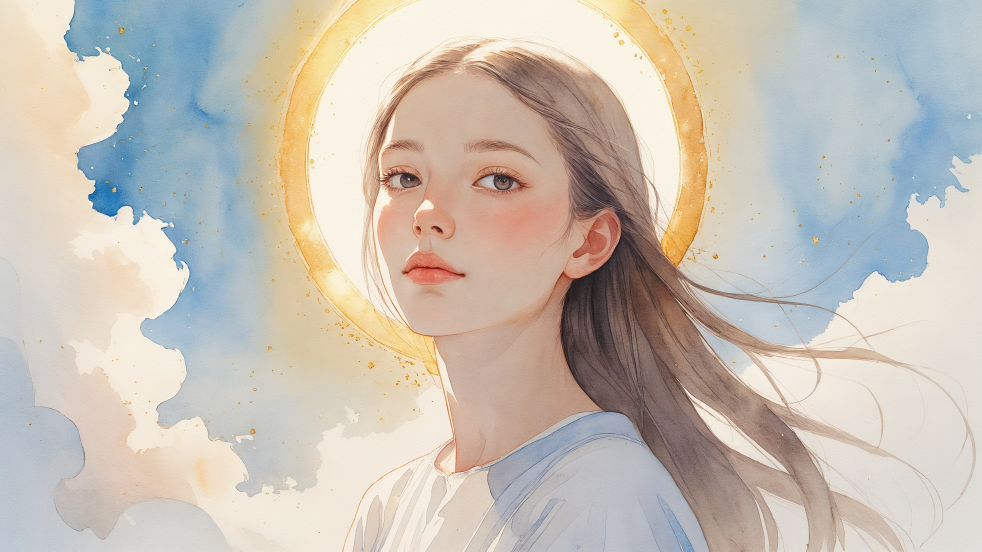
#> input picture kanal/done/psalm 1 - done/images/0m00s-0m10s.jpg, 2944 x 1656 px (shown at 1/3 size)
$ python generuj_miniature.py '../../kanal/done/psalm 1 - done/images/0m00s-0m10s.jpg' '../../kanal/done/psalm 1 - done/images/0m10s-0m23s.jpg' '../../kanal/done/psalm 1 - done/images/0m10s-0m23s.jpg'
#> lines starting #> are read from the running program, lines starting #| are printed output that depends on the picture
#> in make_thumbnail, base is the input picture: PIL image 2944x1656 RGB; mean R, G, B 200.3, 191.9, 181.7
"""
Generator miniatury (Etap 7) — patrz instrukcje/etap7-miniatura.md.

Użycie:
    python3 generuj_miniature.py <klatka_ze_stage5.jpg> <numer_psalmu> <plik_wyjsciowy.jpg>

Klatka wejściowa to plik już istniejący w images/ (po Etapie 5), wskazany
w prompty.md adnotacją "baza miniatury" — niekoniecznie pierwszy kadr,
nie trzeba nic wyciągać przez ffmpeg.
"""

import sys
import colorsys
from PIL import Image, ImageDraw, ImageFont, ImageFilter

FONT_PATH = "/Applications/HP.app/Contents/Frameworks/ImageEditor.framework/Versions/A/Resources/Lora-Regular.ttf"
W, H = 1280, 720

PSALM_SIZE = 130
SPIEWANY_SIZE = 105
PADDING = 26
LEFT_MARGIN = 45
BOTTOM_MARGIN = 35
PANEL_OPACITY = int(round(255 * 0.80))
PANEL_RADIUS = 30
LINE_GAP = 8

IVORY = (255, 255, 240)
WHITE = (255, 255, 255)
SHADOW = (0, 0, 0, 140)


def dominant_hue(img):
    small = img.convert("RGB").resize((160, 90))
    hue_weight = {}
    for r, g, b in small.getdata():
        h, s, v = colorsys.rgb_to_hsv(r / 255, g / 255, b / 255)
        if s < 0.15 or v < 0.15 or v > 0.97:
            continue
        bucket = int(h * 36)
        hue_weight[bucket] = hue_weight.get(bucket, 0) + s
    if not hue_weight:
        return 0.5
    best = max(hue_weight, key=hue_weight.get)
    return best / 36


def panel_color(hue):
    r, g, b = colorsys.hls_to_rgb(hue, 0.18, 0.45)
    return (int(r * 255), int(g * 255), int(b * 255), PANEL_OPACITY)


def cover_resize(img, target_w, target_h):
#> called with target_w = 1280, target_h = 720
    src_w, src_h = img.size
    src_ratio = src_w / src_h
    target_ratio = target_w / target_h
    if src_ratio > target_ratio:
        new_h = target_h
        new_w = int(new_h * src_ratio)
    else:
        new_w = target_w
        new_h = int(new_w / src_ratio)
    img = img.resize((new_w, new_h), Image.LANCZOS)
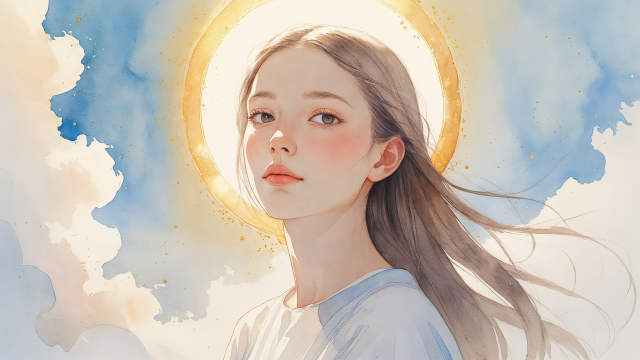
#> img: PIL image 1280x720 RGB (shown at 1/2 size); mean R, G, B 200.3, 191.9, 181.7
    left = (new_w - target_w) // 2
    top = (new_h - target_h) // 2
    return img.crop((left, top, left + target_w, top + target_h))


def make_thumbnail(frame_path, psalm_number, out_path):
    base = Image.open(frame_path)
    base = cover_resize(base, W, H).convert("RGB")

    hue = dominant_hue(base)
#> in dominant_hue, `small = img.convert("RGB").resize((160, 90))`:
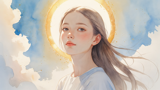
#> small: PIL image 160x90 RGB; mean R, G, B 200.3, 191.9, 181.7
#> the loop in dominant_hue, `for r, g, b in small.getdata():` made 14400 passes
#> (r, g, b, h, s, v, bucket) on passes 13 to 15: (157, 182, 194, 0.554, 0.191, 0.761, 19), (135, 172, 193, 0.56, 0.301, 0.757, 20), (128, 170, 196, 0.564, 0.347, 0.769, 20)
#> after the loop in dominant_hue, `for r, g, b in small.getdata():`: hue_weight = 14 items
#> in dominant_hue, `best = max(hue_weight, key=hue_weight.get)`: best = 2
#> hue = 0.0556
    fill = panel_color(hue)
#> in panel_color, `r, g, b = colorsys.hls_to_rgb(hue, 0.18, 0.45)`: r = 0.261; g = 0.153; b = 0.099
#> fill = (66, 39, 25, 204)

    font_psalm = ImageFont.truetype(FONT_PATH, PSALM_SIZE)
    font_spiewany = ImageFont.truetype(FONT_PATH, SPIEWANY_SIZE)

    tmp_draw = ImageDraw.Draw(base)
    line1 = f"Psalm {psalm_number}"
    line2 = "śpiewany"

    b1 = tmp_draw.textbbox((0, 0), line1, font=font_psalm)
#> b1 = (0, 22, 4149, 148)
    b2 = tmp_draw.textbbox((0, 0), line2, font=font_spiewany)
#> b2 = (0, 14, 494, 120)
    w1, h1 = b1[2] - b1[0], b1[3] - b1[1]
#> w1 = 4149; h1 = 126
    w2, h2 = b2[2] - b2[0], b2[3] - b2[1]
#> w2 = 494; h2 = 106
    block_w = max(w1, w2)
#> block_w = 4149
    block_h = h1 + LINE_GAP + h2
#> block_h = 240

    panel_left = LEFT_MARGIN
    panel_top = H - BOTTOM_MARGIN - block_h - 2 * PADDING
#> panel_top = 393
    panel_right = panel_left + block_w + 2 * PADDING
#> panel_right = 4246
    panel_bottom = panel_top + block_h + 2 * PADDING
#> panel_bottom = 685

    overlay = Image.new("RGBA", base.size, (0, 0, 0, 0))
#> overlay: PIL image 1280x720 RGBA; every value is 0
    odraw = ImageDraw.Draw(overlay)

    shadow_offset = 10
    shadow_box = [
        panel_left + shadow_offset,
        panel_top + shadow_offset,
        panel_right + shadow_offset,
        panel_bottom + shadow_offset,
    ]
#> shadow_box = [55, 403, 4256, 695]
    odraw.rounded_rectangle(shadow_box, radius=PANEL_RADIUS, fill=SHADOW)
    overlay = overlay.filter(ImageFilter.GaussianBlur(12))
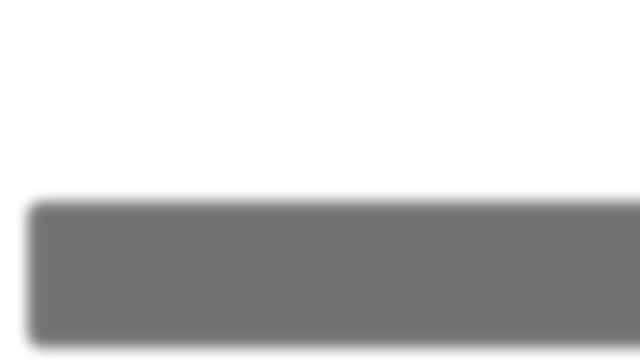
#> overlay: PIL image 1280x720 RGBA (shown at 1/2 size); mean R, G, B, A 0, 0, 0, 54.5; transparent parts drawn white
    odraw = ImageDraw.Draw(overlay)

    odraw.rounded_rectangle(
        [panel_left, panel_top, panel_right, panel_bottom],
        radius=PANEL_RADIUS,
        fill=fill,
    )

    text_x1 = panel_left + PADDING + (block_w - w1) / 2
#> text_x1 = 71
    text_x2 = panel_left + PADDING + (block_w - w2) / 2
#> text_x2 = 1898.5
    text_y1 = panel_top + PADDING - b1[1]
#> text_y1 = 397
    text_y2 = text_y1 + h1 + LINE_GAP - (b2[1] - b1[1])
#> text_y2 = 539

    text_shadow_offset = 3
    odraw.text((text_x1 + text_shadow_offset, text_y1 + text_shadow_offset), line1, font=font_psalm, fill=(0, 0, 0, 120))
    odraw.text((text_x2 + text_shadow_offset, text_y2 + text_shadow_offset), line2, font=font_spiewany, fill=(0, 0, 0, 120))

    odraw.text((text_x1, text_y1), line1, font=font_psalm, fill=IVORY + (255,))
    odraw.text((text_x2, text_y2), line2, font=font_spiewany, fill=WHITE + (255,))

    result = Image.alpha_composite(base.convert("RGBA"), overlay).convert("RGB")
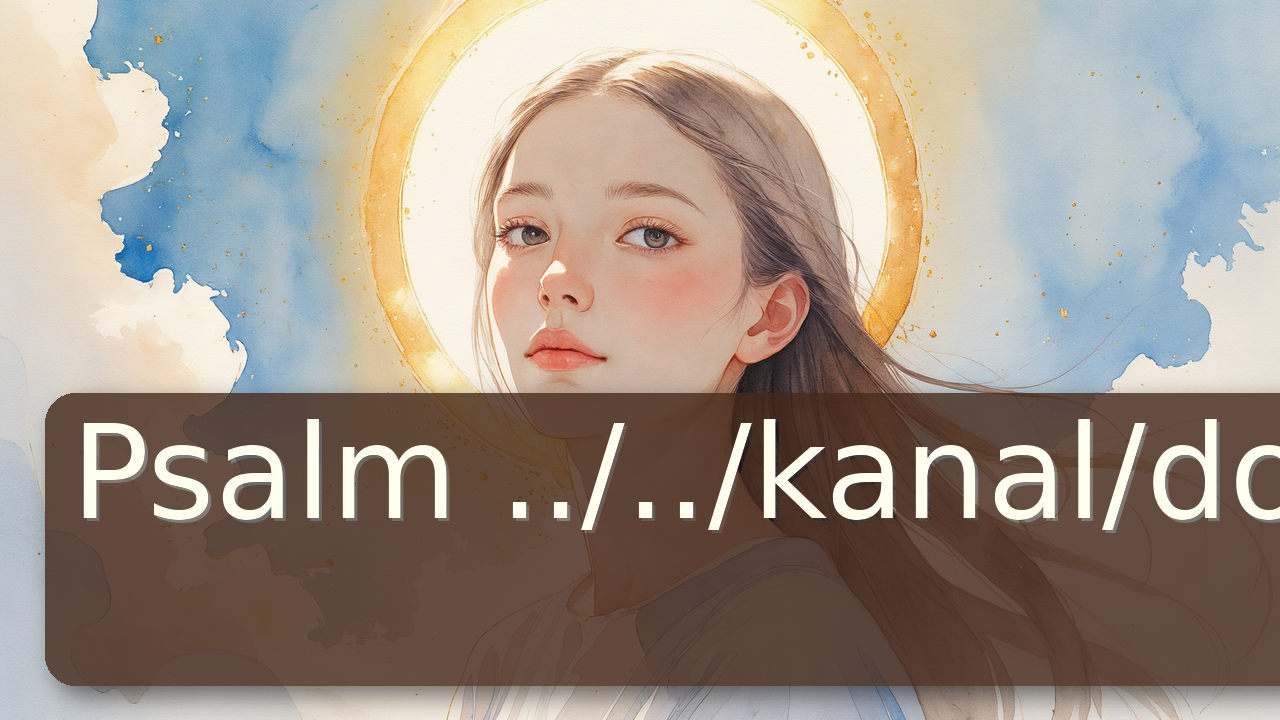
#> result: PIL image 1280x720 RGB; mean R, G, B 160.5, 148.4, 137
    result.save(out_path, quality=95)
    print(f"saved {out_path} (hue={hue:.2f}, panel_fill_rgb={fill[:3]})")
#| saved ../../kanal/done/psalm 1 - done/images/0m10s-0m23s.jpg (hue=0.06, panel_fill_rgb=(66, 39, 25))


if __name__ == "__main__":
    frame_path, psalm_number, out_path = sys.argv[1], sys.argv[2], sys.argv[3]
    make_thumbnail(frame_path, psalm_number, out_path)

$ run again, on kanal/done/psalm 1 - done/images/0m51s-1m01s.jpg
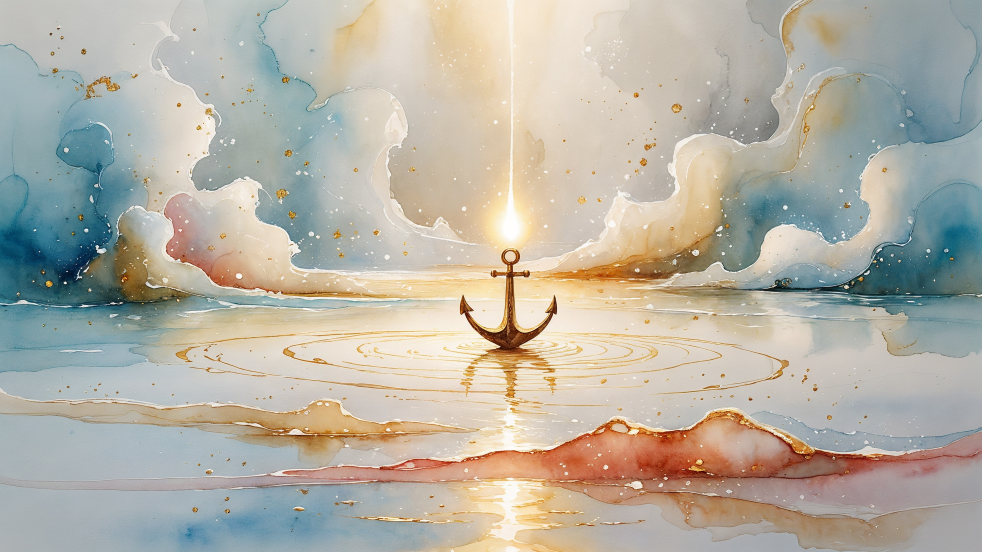
#> input picture kanal/done/psalm 1 - done/images/0m51s-1m01s.jpg, 2944 x 1656 px (shown at 1/3 size)
#> in make_thumbnail, base is the input picture: PIL image 2944x1656 RGB; mean R, G, B 181.4, 177.2, 165.6
#> in dominant_hue, `small = img.convert("RGB").resize((160, 90))`:
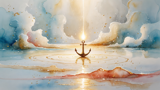
#> small: PIL image 160x90 RGB; mean R, G, B 181.4, 177.2, 165.6
#> the loop in dominant_hue, `for r, g, b in small.getdata():` made 14400 passes
#> (r, g, b, h, s, v) on passes 1 to 3: (195, 196, 191, 0.2, 0.0255, 0.769), (194, 195, 190, 0.2, 0.0256, 0.765), (194, 194, 190, 0.167, 0.0206, 0.761)
#> after the loop in dominant_hue, `for r, g, b in small.getdata():`: hue_weight = 22 items
#> best = 3
#> hue = 0.0833
#> in panel_color, `r, g, b = colorsys.hls_to_rgb(hue, 0.18, 0.45)`: r = 0.261; g = 0.18; b = 0.099
#> fill = (66, 45, 25, 204)
#> b1 = (0, 22, 4149, 148)
#> b2 = (0, 14, 494, 120)
#> w1 = 4149; h1 = 126
#> w2 = 494; h2 = 106
#> block_w = 4149
#> block_h = 240
#> panel_top = 393
#> panel_right = 4246
#> panel_bottom = 685
#> shadow_box = [55, 403, 4256, 695]
#> text_x1 = 71
#> text_x2 = 1898.5
#> text_y1 = 397
#> text_y2 = 539
#> in make_thumbnail, `result = Image.alpha_composite(base.convert("RGBA"), overlay).convert(..`:
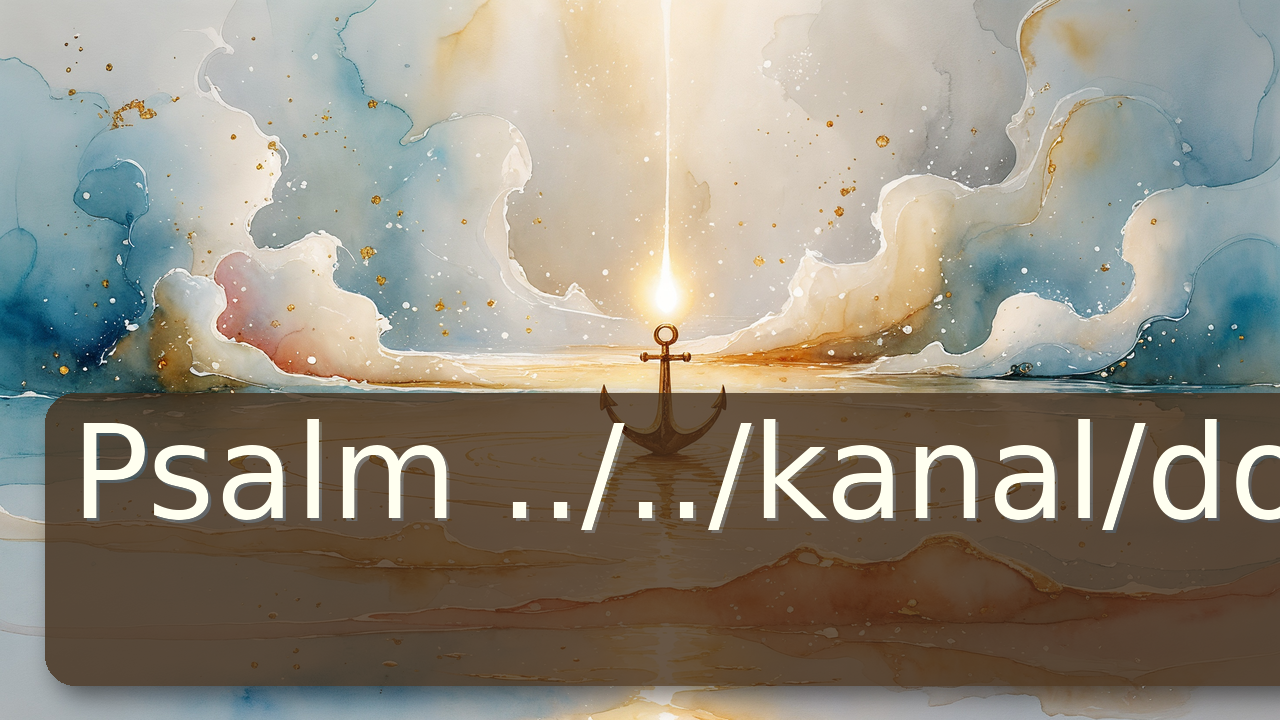
#> result: PIL image 1280x720 RGB; mean R, G, B 146.1, 140.1, 127
#| saved ../../kanal/done/psalm 1 - done/images/0m51s-1m01s.jpg (hue=0.08, panel_fill_rgb=(66, 45, 25))

$ run again, on kanal/done/psalm 1 - done/images/3m03s-3m21s.jpg
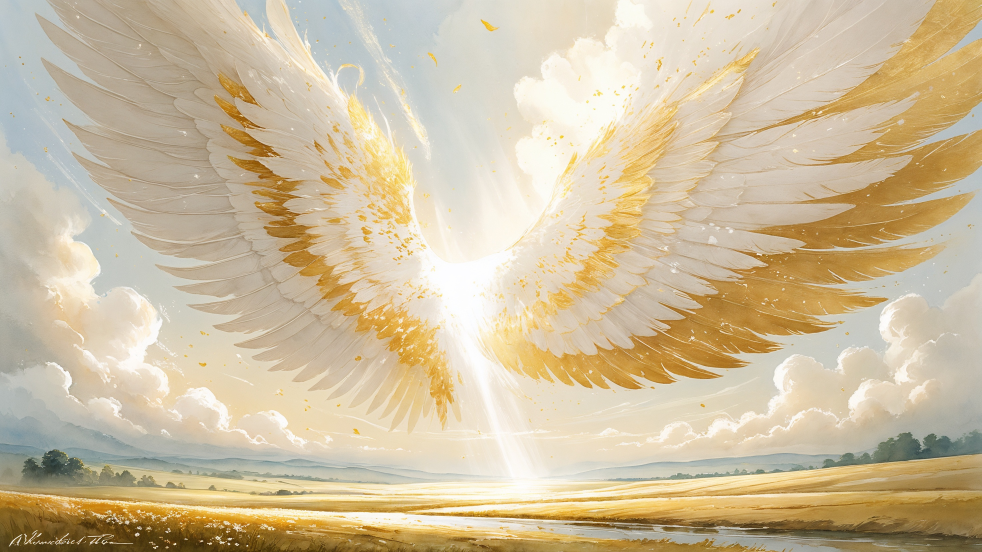
#> input picture kanal/done/psalm 1 - done/images/3m03s-3m21s.jpg, 2944 x 1656 px (shown at 1/3 size)
#> in make_thumbnail, base is the input picture: PIL image 2944x1656 RGB; mean R, G, B 206.1, 190, 159.2
#> in dominant_hue, `small = img.convert("RGB").resize((160, 90))`:
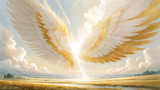
#> small: PIL image 160x90 RGB; mean R, G, B 206.1, 190, 159.2
#> the loop in dominant_hue, `for r, g, b in small.getdata():` made 14400 passes
#> (r, g, b, h, s, v) on passes 1 to 3: (190, 200, 202, 0.528, 0.0594, 0.792), (185, 197, 201, 0.542, 0.0796, 0.788), (181, 195, 201, 0.55, 0.0995, 0.788)
#> after the loop in dominant_hue, `for r, g, b in small.getdata():`: hue_weight = 15 items
#> best = 3
#> hue = 0.0833
#> in panel_color, `r, g, b = colorsys.hls_to_rgb(hue, 0.18, 0.45)`: r = 0.261; g = 0.18; b = 0.099
#> fill = (66, 45, 25, 204)
#> b1 = (0, 22, 4149, 148)
#> b2 = (0, 14, 494, 120)
#> w1 = 4149; h1 = 126
#> w2 = 494; h2 = 106
#> block_w = 4149
#> block_h = 240
#> panel_top = 393
#> panel_right = 4246
#> panel_bottom = 685
#> shadow_box = [55, 403, 4256, 695]
#> text_x1 = 71
#> text_x2 = 1898.5
#> text_y1 = 397
#> text_y2 = 539
#> in make_thumbnail, `result = Image.alpha_composite(base.convert("RGBA"), overlay).convert(..`:
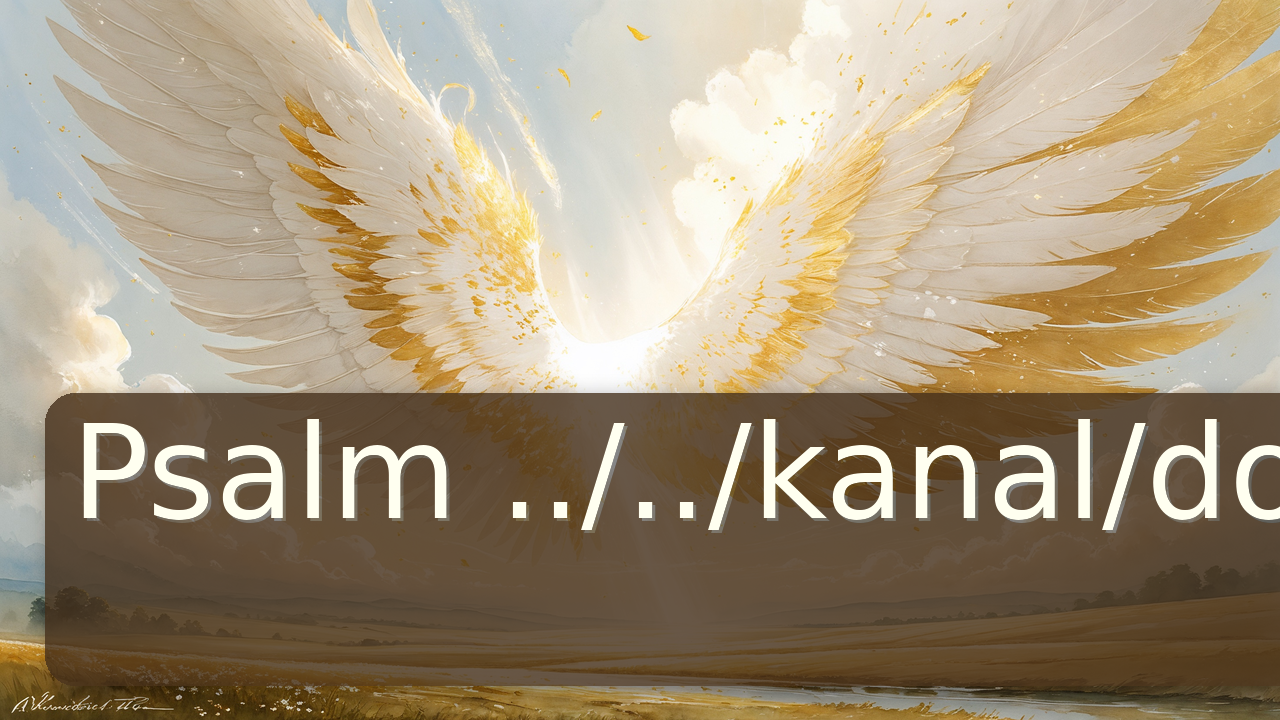
#> result: PIL image 1280x720 RGB; mean R, G, B 164.1, 148, 122.6
#| saved ../../kanal/done/psalm 1 - done/images/3m03s-3m21s.jpg (hue=0.08, panel_fill_rgb=(66, 45, 25))
